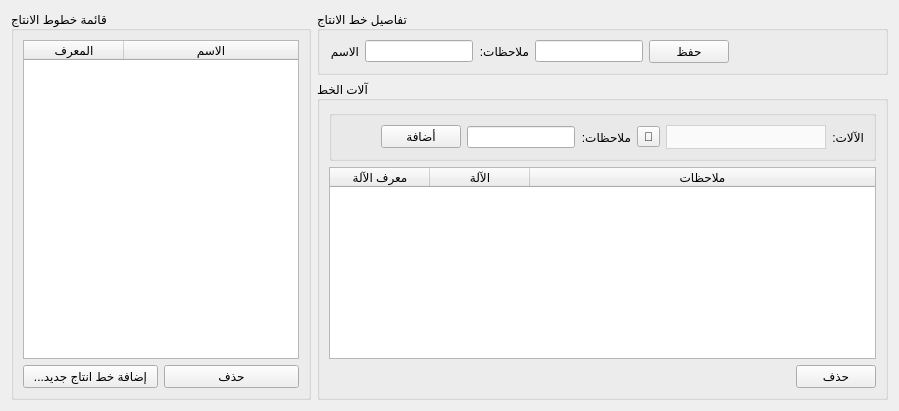
     <widget class="QWidget" name="tab">
      <attribute name="title">
       <string>خطوط الانتاج</string>
      </attribute>
      <layout class="QGridLayout" name="gridLayout_16">
       <item row="0" column="1">
        <widget class="QGroupBox" name="groupBox_10">
         <property name="maximumSize">
          <size>
           <width>16777215</width>
           <height>120</height>
          </size>
         </property>
         <property name="title">
          <string>تفاصيل خط الانتاج</string>
         </property>
         <layout class="QGridLayout" name="gridLayout_13">
          <item row="0" column="5">
           <spacer name="horizontalSpacer_8">
            <property name="orientation">
             <enum>Qt::Horizontal</enum>
            </property>
            <property name="sizeHint" stdset="0">
             <size>
              <width>40</width>
              <height>20</height>
             </size>
            </property>
           </spacer>
          </item>
          <item row="0" column="1">
           <widget class="QLineEdit" name="production_line_name_input">
            <property name="sizePolicy">
             <sizepolicy hsizetype="Fixed" vsizetype="Fixed">
              <horstretch>0</horstretch>
              <verstretch>0</verstretch>
             </sizepolicy>
            </property>
            <property name="minimumSize">
             <size>
              <width>55</width>
              <height>0</height>
             </size>
            </property>
            <property name="maximumSize">
             <size>
              <width>16777215</width>
              <height>16777215</height>
             </size>
            </property>
           </widget>
          </item>
          <item row="0" column="2">
           <widget class="QLabel" name="label_22">
            <property name="text">
             <string>ملاحظات:</string>
            </property>
           </widget>
          </item>
          <item row="0" column="0">
           <widget class="QLabel" name="label_15">
            <property name="text">
             <string>الاسم</string>
            </property>
           </widget>
          </item>
          <item row="0" column="3">
           <widget class="QLineEdit" name="production_line_notes_input">
            <property name="sizePolicy">
             <sizepolicy hsizetype="Fixed" vsizetype="Fixed">
              <horstretch>0</horstretch>
              <verstretch>0</verstretch>
             </sizepolicy>
            </property>
            <property name="minimumSize">
             <size>
              <width>55</width>
              <height>0</height>
             </size>
            </property>
            <property name="maximumSize">
             <size>
              <width>16777215</width>
              <height>16777215</height>
             </size>
            </property>
           </widget>
          </item>
          <item row="0" column="4">
           <widget class="QPushButton" name="save_production_line_btn">
            <property name="text">
             <string>حفظ</string>
            </property>
           </widget>
          </item>
         </layout>
        </widget>
       </item>
       <item row="0" column="0" rowspan="2">
        <widget class="QGroupBox" name="groupBox_9">
         <property name="minimumSize">
          <size>
           <width>300</width>
           <height>0</height>
          </size>
         </property>
         <property name="maximumSize">
          <size>
           <width>300</width>
           <height>16777215</height>
          </size>
         </property>
         <property name="title">
          <string>قائمة خطوط الانتاج</string>
         </property>
         <layout class="QGridLayout" name="gridLayout_12">
          <item row="4" column="2">
           <widget class="QPushButton" name="delete_production_line_btn">
            <property name="text">
             <string>حذف</string>
            </property>
           </widget>
          </item>
          <item row="1" column="1" colspan="2">
           <widget class="QTableWidget" name="production_lines_table">
            <property name="selectionBehavior">
             <enum>QAbstractItemView::SelectRows</enum>
            </property>
            <attribute name="horizontalHeaderStretchLastSection">
             <bool>true</bool>
            </attribute>
            <column>
             <property name="text">
              <string>المعرف</string>
             </property>
            </column>
            <column>
             <property name="text">
              <string>الاسم</string>
             </property>
            </column>
           </widget>
          </item>
          <item row="4" column="1">
           <widget class="QPushButton" name="add_production_line_btn">
            <property name="text">
             <string>...إضافة خط انتاج جديد</string>
            </property>
           </widget>
          </item>
         </layout>
        </widget>
       </item>
       <item row="1" column="1">
        <widget class="QGroupBox" name="groupBox_11">
         <property name="title">
          <string>آلات الخط</string>
         </property>
         <layout class="QGridLayout" name="gridLayout_14">
          <item row="0" column="0" colspan="2">
           <widget class="QGroupBox" name="groupBox_12">
            <property name="layoutDirection">
             <enum>Qt::RightToLeft</enum>
            </property>
            <property name="title">
             <string/>
            </property>
            <layout class="QGridLayout" name="gridLayout_15">
             <item row="0" column="7">
              <spacer name="horizontalSpacer_9">
               <property name="orientation">
                <enum>Qt::Horizontal</enum>
               </property>
               <property name="sizeType">
                <enum>QSizePolicy::Expanding</enum>
               </property>
               <property name="sizeHint" stdset="0">
                <size>
                 <width>40</width>
                 <height>20</height>
                </size>
               </property>
              </spacer>
             </item>
             <item row="0" column="4">
              <widget class="QLabel" name="label_25">
               <property name="text">
                <string>ملاحظات:</string>
               </property>
              </widget>
             </item>
             <item row="0" column="6">
              <widget class="QPushButton" name="add_production_line_machine_btn">
               <property name="maximumSize">
                <size>
                 <width>16777215</width>
                 <height>16777215</height>
                </size>
               </property>
               <property name="text">
                <string>أضافة</string>
               </property>
              </widget>
             </item>
             <item row="0" column="3">
              <widget class="QToolButton" name="select_machine_btn">
               <property name="text">
                <string>🔎</string>
               </property>
              </widget>
             </item>
             <item row="0" column="5">
              <widget class="QLineEdit" name="production_line_machines_notes_input">
               <property name="sizePolicy">
                <sizepolicy hsizetype="Fixed" vsizetype="Fixed">
                 <horstretch>0</horstretch>
                 <verstretch>0</verstretch>
                </sizepolicy>
               </property>
               <property name="minimumSize">
                <size>
                 <width>55</width>
                 <height>0</height>
                </size>
               </property>
               <property name="maximumSize">
                <size>
                 <width>16777215</width>
                 <height>16777215</height>
                </size>
               </property>
              </widget>
             </item>
             <item row="0" column="0">
              <widget class="QLabel" name="label_26">
               <property name="text">
                <string>الآلات:</string>
               </property>
              </widget>
             </item>
             <item row="0" column="1" colspan="2">
              <widget class="QComboBox" name="production_line_machines_combobox">
               <property name="sizePolicy">
                <sizepolicy hsizetype="Fixed" vsizetype="Fixed">
                 <horstretch>0</horstretch>
                 <verstretch>0</verstretch>
                </sizepolicy>
               </property>
               <property name="minimumSize">
                <size>
                 <width>160</width>
                 <height>0</height>
                </size>
               </property>
               <property name="maximumSize">
                <size>
                 <width>16777215</width>
                 <height>16777215</height>
                </size>
               </property>
               <property name="styleSheet">
                <string notr="true">QComboBox {
        background-color: #fafafa;
        border: 1px solid lightgrey;		
		height: 22px;
		color: black;
    }
    QComboBox::drop-down {
        border: none;
    }</string>
               </property>
              </widget>
             </item>
            </layout>
           </widget>
          </item>
          <item row="3" column="0" colspan="2">
           <widget class="QTableWidget" name="production_line_machines_table">
            <property name="selectionBehavior">
             <enum>QAbstractItemView::SelectRows</enum>
            </property>
            <attribute name="horizontalHeaderStretchLastSection">
             <bool>true</bool>
            </attribute>
            <column>
             <property name="text">
              <string>معرف الآلة</string>
             </property>
            </column>
            <column>
             <property name="text">
              <string>الآلة</string>
             </property>
            </column>
            <column>
             <property name="text">
              <string>ملاحظات</string>
             </property>
            </column>
           </widget>
          </item>
          <item row="4" column="1">
           <widget class="QPushButton" name="delete_production_line_machine_btn">
            <property name="text">
             <string>حذف</string>
            </property>
           </widget>
          </item>
          <item row="4" column="0">
           <spacer name="horizontalSpacer_3">
            <property name="orientation">
             <enum>Qt::Horizontal</enum>
            </property>
            <property name="sizeHint" stdset="0">
             <size>
              <width>40</width>
              <height>20</height>
             </size>
            </property>
           </spacer>
          </item>
         </layout>
        </widget>
       </item>
      </layout>
     </widget>
